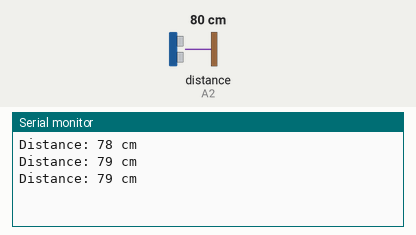
Recording of a sketch running on a simulated Arduino Uno, built with avr-gcc and run on an emulated ATmega328P. Parts: the last lines printed to the serial monitor. Wiring (inferred from the names in the program): ultrasonic range finder: trigger A1; echo A2. The test bench sets the inputs (shaded band); at power-on: distance to the obstacle (sensor on A2) 80 cm. The echo pulse lasts 58.3 µs per cm.

Above: at 1.3 s.
1.4 s: distance to the obstacle (sensor on A2) set to 2 cm
At 1.9 s:
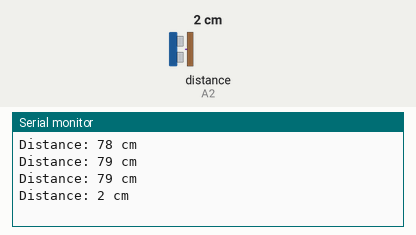
2.9 s: distance to the obstacle (sensor on A2) set to 4 cm
At 3.4 s:
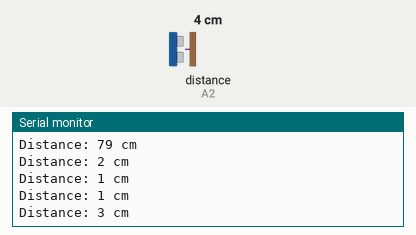
Timing chart, 0 to 5.9 s (numbered marks = the images above; inputs shaded):
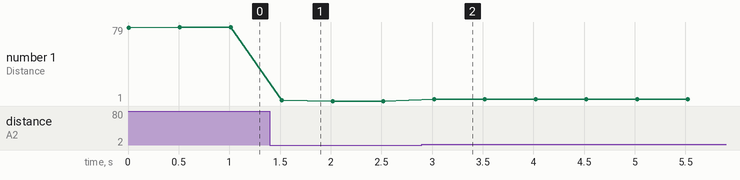

The sketch:

Ultrasonic.ino
```cpp
// กำหนดขาที่ใช้กับ Ultrasonic
const int trigPin = A1;  // ใช้ A1 เป็น Trig
const int echoPin = A2;  // ใช้ A2 เป็น Echo


// ตัวแปรเก็บค่าระยะทาง
long duration;
int distance;

void setup() {
  // เริ่ม Serial Monitor
  Serial.begin(9600);

  // กำหนดโหมดขา
  pinMode(trigPin, OUTPUT);
  pinMode(echoPin, INPUT);
}

void loop() {
  // ส่งสัญญาณ Trig
  digitalWrite(trigPin, LOW);
  delayMicroseconds(2);
  digitalWrite(trigPin, HIGH);
  delayMicroseconds(10);
  digitalWrite(trigPin, LOW);

  // อ่านค่าระยะเวลา Echo
  duration = pulseIn(echoPin, HIGH);

  // คำนวณระยะทาง (cm)
  distance = duration * 0.034 / 2;

  // แสดงผล
  Serial.print("Distance: ");
  Serial.print(distance);
  Serial.println(" cm");

  delay(500); // หน่วงเวลา 0.5 วินาที
}
```

Measured:
- after the input at 1.4 s, the serial monitor: prints a new line after 0.12 s (image 1)
- after the input at 2.9 s, the serial monitor: prints a new line after 0.12 s (image 2)
- plotted number 1: 79 → 1 after the input at 1.4 s, 1 → 3 after the input at 2.9 s
